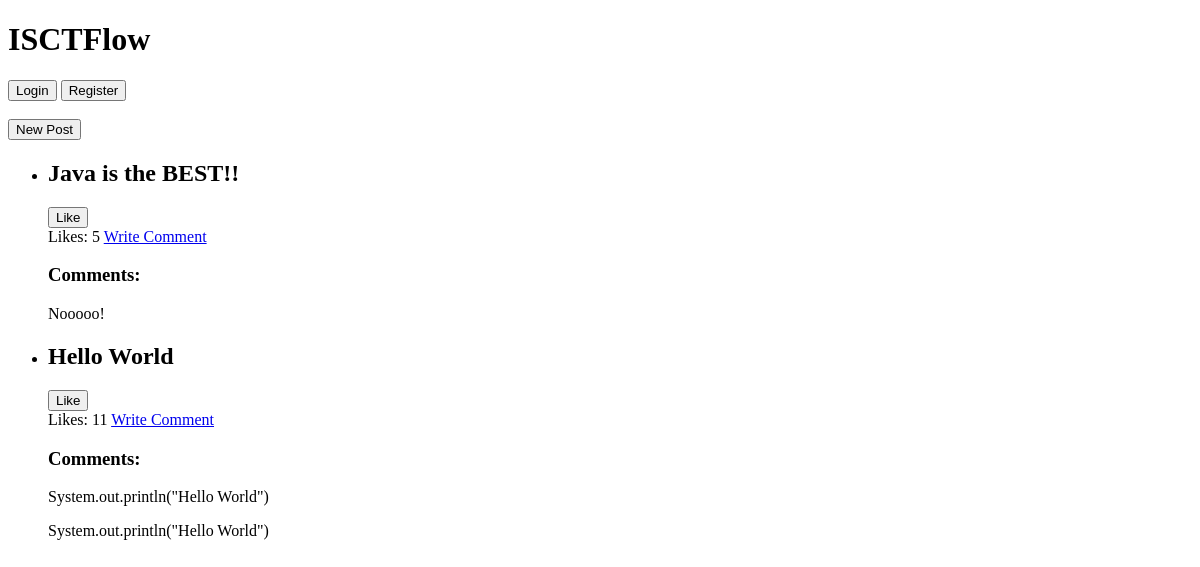
Page /home/ on the earlier database version.
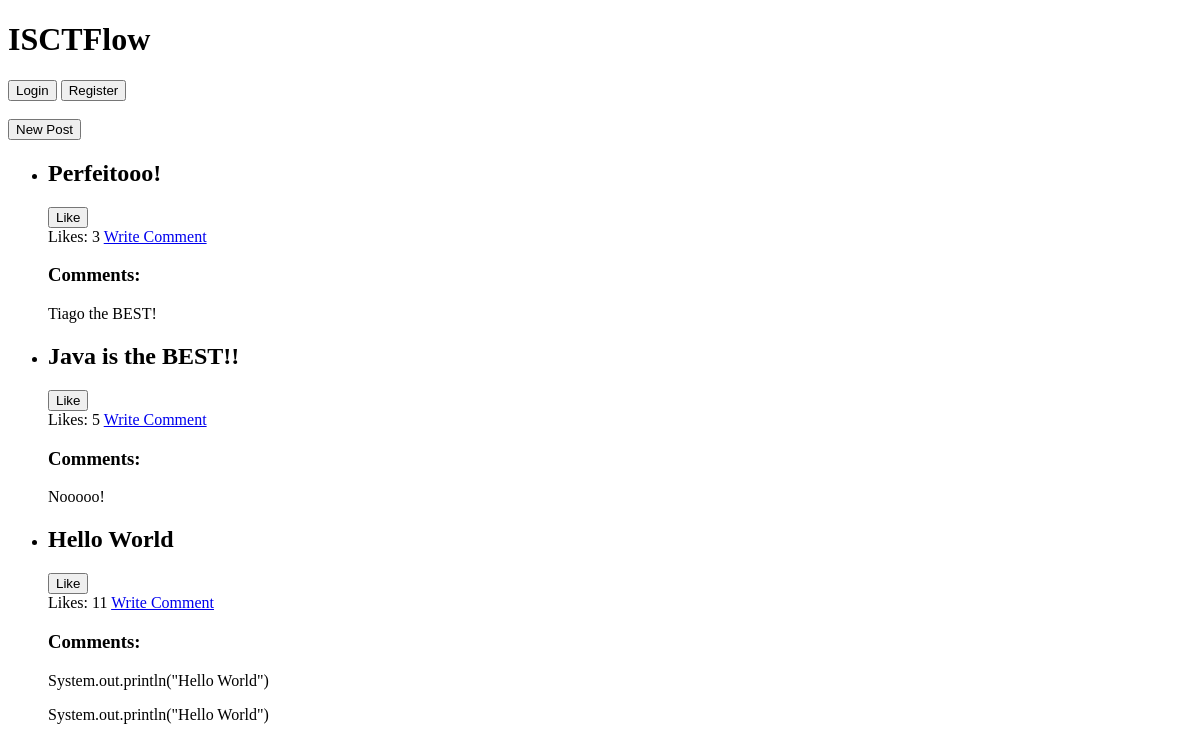
Same page on the later database version.
### home/models.py (models this page shows, shortened)
class Post(models.Model):
    author = models.ForeignKey(User, on_delete=models.SET_NULL, blank=True, null=True)
    post_content = models.CharField(max_length=300)
    post_time = models.DateTimeField('post date')
    liked_by = models.ManyToManyField(User, related_name='post_likes')
    likes_count = models.PositiveIntegerField(default=0)

class Comment(models.Model):
    post = models.ForeignKey(Post, on_delete=models.CASCADE)
    user = models.ForeignKey(User, on_delete=models.CASCADE)
    comment_text = models.CharField(max_length=200)
    post_time = models.DateTimeField(default=timezone.now)

### home/views.py (the view)
# urls.py: path('', views.index, name='index'),
def index(request):
    latest_post_list = Post.objects.order_by('-post_time')[:5]
    context = {'latest_post_list': latest_post_list, }
    return render(request, 'home/index.html', context)

### home/templates/home/index.html (shortened to what this page needs)
<!DOCTYPE html>
<html lang="en">
<head>
</head>
<body>
    <h1>ISCTFlow</h1>
{% if user.is_authenticated %}
    <section class="user-info">
            Welcome, <a href="{% url 'home:profile' %}">{{ user.username }}</a>!
        <a href="{% url 'home:logout' %}">Logout</a>
    </section>
{% else %}
    <button onclick="window.location.href='{% url 'home:login' %}'">Login</button>
    <button onclick="window.location.href='{% url 'home:register' %}'">Register</button>
{% endif %}
    <br><br>
    <button onclick="window.location.href='{% url 'home:new_post' %}'">New Post</button>
{% if latest_post_list %}
<ul>
  {% for post in latest_post_list %}
   <li>
       <h2> {{ post.post_content }} </h2>
       <form method="post" action="{% url 'home:like' post.id %}">
           <button type="submit">Like</button>
       </form>
       Likes: {{ post.likes_count }}
       <a href="{% url 'home:write_comment' post.id %}">Write Comment</a>
       <h3>Comments:</h3>
       {% for comment in post.comment_set.all %}
            <p>{{ comment.comment_text }}</p>
       {% empty %}
            <p>No comments yet.</p>
       {% endfor %}
    </li>
    {% endfor %}
</ul>
{% else %}
<p>Nao ha publicacoes</p>
{% endif %}
</body>
</html>

Differences in the rows shown:
added Post: post_content "Perfeitooo!", likes_count "3"
added Comment: comment_text "Tiago the BEST!", shown under "Perfeitooo!"
